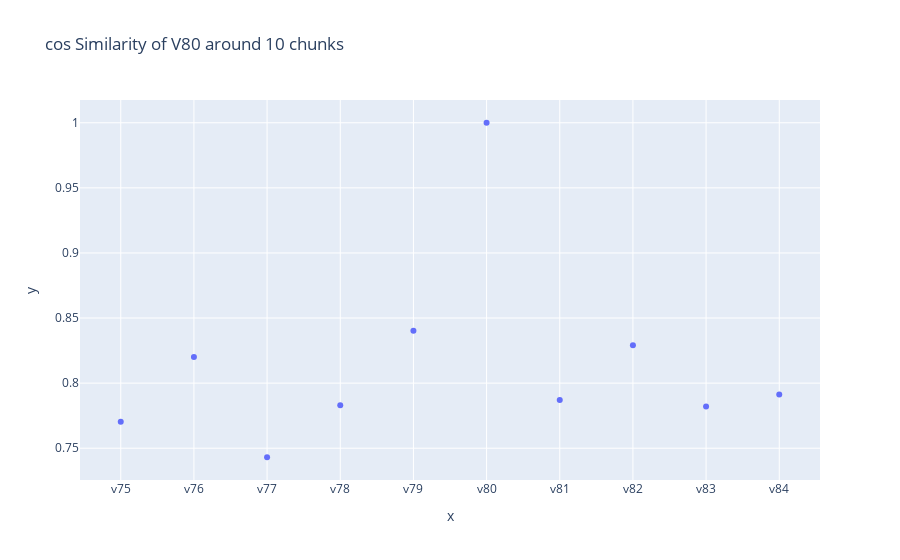

The notebook cell this image was saved under:
### Code cell
px.scatter(x=['v'+str(i) for i in range(75,75+len(extracted_embeddings_raw[0:10]))],y=cosine_similarity(df_chunk_emb_l1.T)[80][75:85],title='cos Similarity of V80 around 10 chunks')

### Figure 1 — Plotly figure (JSON) as saved in the notebook; plotly's stock layout.template omitted (floating-point values rounded to 4 significant figures)
{"data": [{"hovertemplate": "x=%{x}<br>y=%{y}<extra></extra>", "legendgroup": "", "marker": {"color": "#636efa", "symbol": "circle"}, "mode": "markers", "name": "", "orientation": "v", "showlegend": false, "type": "scatter", "x": ["v75", "v76", "v77", "v78", "v79", "v80", "v81", "v82", "v83", "v84"], "xaxis": "x", "y": [0.7704, 0.82, 0.7431, 0.783, 0.8403, 1.0, 0.787, 0.829, 0.7821, 0.7912], "yaxis": "y"}], "layout": {"legend": {"tracegroupgap": 0}, "title": {"text": "cos Similarity of V80 around 10 chunks"}, "xaxis": {"anchor": "y", "domain": [0, 1], "title": {"text": "x"}}, "yaxis": {"anchor": "x", "domain": [0, 1], "title": {"text": "y"}}}}
